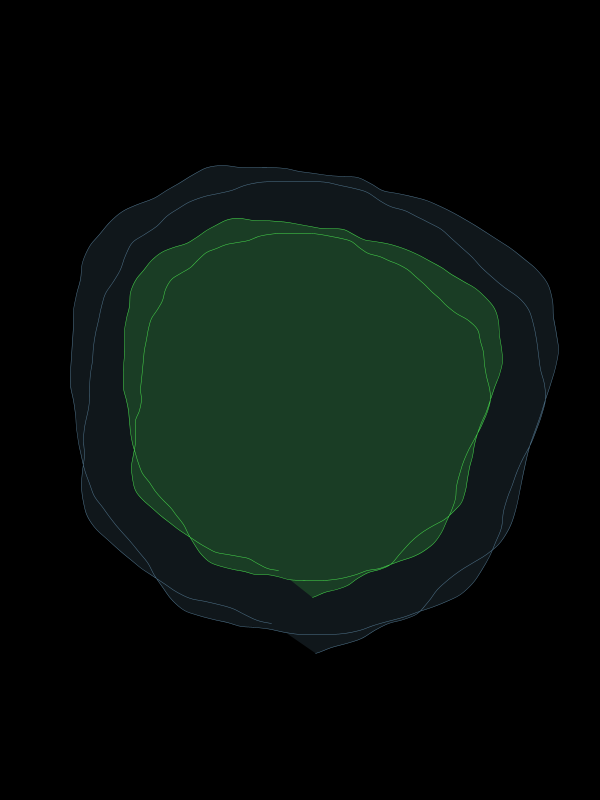
Frame 1 (no input)
Frame 2 (the mouse pressed at the canvas centre, redrawn once): identical to frame 1, image omitted

The Processing sketch that drew this single still picture (run headless with seeded random() and noise(); the mouse was pressed at the canvas centre and the sketch redrawn once):

// Processing sketch: sketch_06_Rose
// ── sketch_06_Rose.pde

Rose r;
Rose r2;

void setup() {
  
  size(600,800);
  smooth();
  
  r = new Rose(width/2, height/2,150);
  r2 = new Rose(width/2, height/2,200);
  
}

void draw() {
  
  background(0);
  
  r.draw();
  r2.draw();
  
  noLoop();
  
}

void keyPressed() {
  
  if (key == ' ') {
    loop();
  }
  
  if (key == 's') { 
    //dosave=true;
    loop();
  }
  
}

// ── Rose.pde
class Rose {
  
  PVector   pos;
  ArrayList sl;
  int radius = 100;
  float noiseFactor = random(0.5,1);
  color col = color(random(0,255),random(0,255),random(0,255));
  
  Rose(float x, float y, int r) {
    
    radius = r;
    
    pos = new PVector(x,y);
    sl = new ArrayList();
    
  }
  
  void draw() {
    
    pushMatrix();
    translate(pos.x,pos.y);
    
    fill(col,50);
    //noFill();
    
    stroke(col);
    strokeWeight(.5);
    //noStroke();
    
    //for(int i = 0; i < 100; i++) 
    //{
      
      beginShape();
  
      for(int j = 0; j < 200; j++)
      {
        float a = j*PI/50;
        float rN = noise(a)*100*noiseFactor;
        
        //line(0,0,(radius+rN)*sin(a),(radius+rN)*cos(a));
        
        curveVertex((radius+rN)*sin(a),(radius+rN)*cos(a));
      }
            
      endShape();
            
    //}
    
    popMatrix();
    
  }
}
